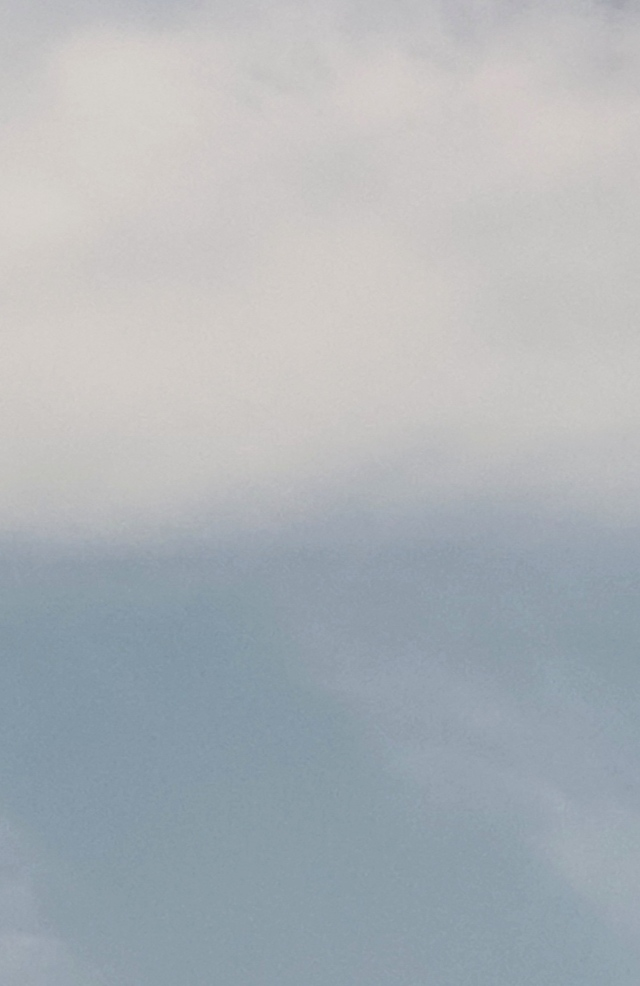
#> input picture processing/Blue sky vs White Clouds/bluewhitecropped.jpg, 640 x 986 px, found by its file name
$ python scattergraph.py
#> lines starting #> are read from the running program, lines starting #| are printed output that depends on the picture
def scatter(imgpath):
    '''
    input:
    imgpath = full path to image
    returns:
    scattergraph with mattpliot
    '''
#> called with imgpath = 'bluewhitecropped.jpg'
    import cv2
    import matplotlib.pyplot as plt
    img=cv2.imread(imgpath)
#> img is the input picture: shape (986, 640, 3); mean B, G, R 183.9, 179.2, 173.4
    # from matplotlib import pyplot as plt
    # import numpy as np
    redpixels=[]
    greenpixels=[]
    bluepixels=[]
    for x in range(img.shape[0]):
        for y in range(img.shape[1]):
            redpixels.append(img[x,y,0])
            greenpixels.append(img[x, y, 1])
            bluepixels.append(img[x, y, 2])
            print('working')
#> after the loop, bluepixels = 631040 items; greenpixels = 631040 items; redpixels = 631040 items
    plt.scatter(redpixels,bluepixels,label='redblue')
    plt.xlabel('red')
    plt.ylabel('blue')
    plt.title('collation between red and blue')
    plt.legend()
    plt.show()
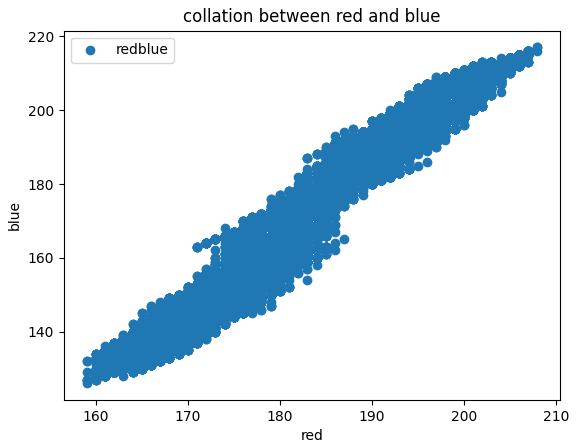
#> figure drawn by matplotlib, 1 panel
scatter('bluewhitecropped.jpg')
